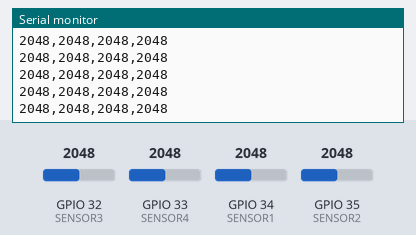
A sketch run on a simulated ESP32. Shown: the last lines printed to the serial monitor. Inputs (shaded band) come from the test bench; at power-on: GPIO 32 (SENSOR3) = 2048, GPIO 33 (SENSOR4) = 2048, GPIO 34 (SENSOR1) = 2048, GPIO 35 (SENSOR2) = 2048.

Above: at 1.2 s.
1.3 s: GPIO 32 (SENSOR3) set to 1037
At 2.3 s:
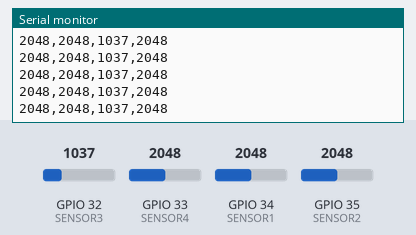
2.8 s: GPIO 32 (SENSOR3) set to 948
At 3.9 s:
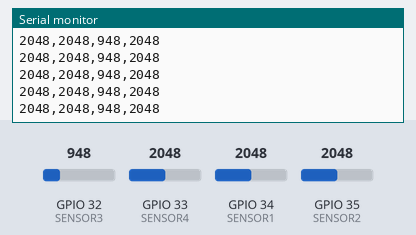
Timing chart, 0 to 5.8 s (numbered marks = the images above; inputs shaded):
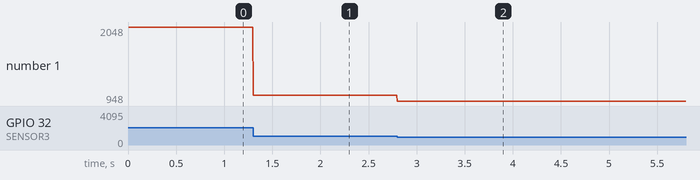

The sketch:

CODIGO5.ino
```cpp
// Definimos sensores
#define SENSOR1 34
#define SENSOR2 35
#define SENSOR3 32
#define SENSOR4 33
// variable para guardar el tiempo del ultimo envio de datos
unsigned long lastSend = 0;

void setup() {
  Serial.begin(500000); // hacemos el setup a 500000 baudios
}

void loop() {
  if (millis() - lastSend >= 4) {  // 250 Hz
    lastSend = millis(); // actualizamos nuestra variable
    int s1 = analogRead(SENSOR1); // leemos los 4 sensores
    int s2 = analogRead(SENSOR2);
    int s3 = analogRead(SENSOR3);
    int s4 = analogRead(SENSOR4);
    // imprimimos los datos en la consola
    Serial.print(s1);   Serial.print(",");
    Serial.print(s2);   Serial.print(",");
    Serial.print(s3);   Serial.print(",");
    Serial.println(s4);
  }
}
```

Measured:
- after the input at 1.3 s, the serial monitor: prints a new line at once (image 1)
- after the input at 2.8 s, the serial monitor: prints a new line at once (image 2)
- plotted number 1: 2048 → 1037 after the input at 1.3 s, 1037 → 948 after the input at 2.8 s
